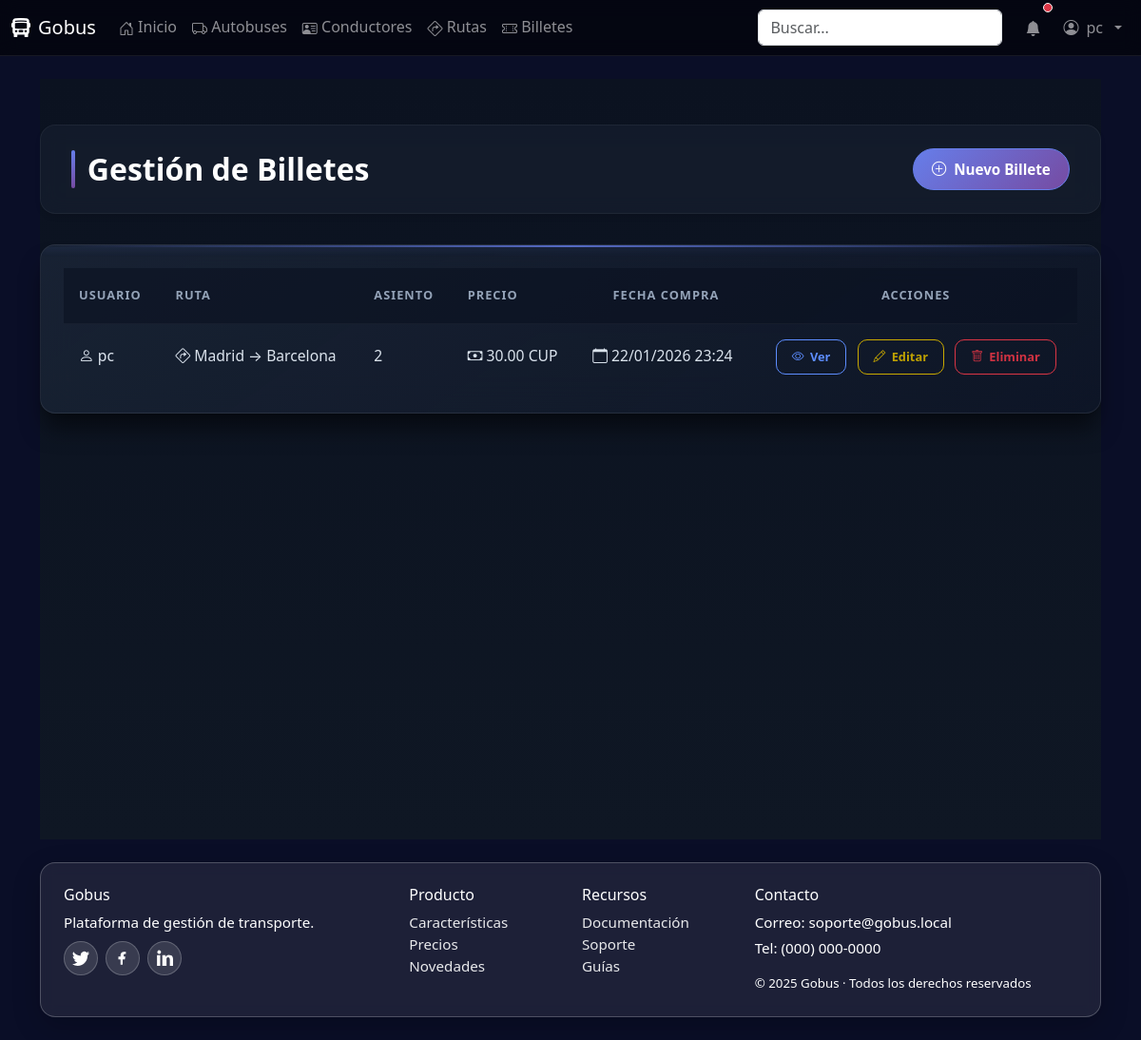
/billetes/ (signed in), run on the app's committed database.
### core/models.py (models this page shows, shortened)
class Billete(models.Model):
    usuario = models.ForeignKey(settings.AUTH_USER_MODEL,
                                on_delete=models.CASCADE,
                                related_name="billetes")
    ruta = models.ForeignKey(Ruta, on_delete=models.PROTECT,
                             related_name="billetes")
    asiento = models.PositiveIntegerField()
    precio = models.DecimalField(max_digits=10, decimal_places=2)
    fecha_compra = models.DateTimeField(auto_now_add=True)
    codigo_qr = models.CharField(max_length=120, blank=True)

class Ruta(models.Model):
    origen = models.CharField(max_length=120)
    destino = models.CharField(max_length=120)
    paradas = models.JSONField(blank=True, default=list, help_text="Lista de paradas intermedias")
    distancia = models.FloatField(help_text="Distancia en km")
    autobus = models.ForeignKey(Autobus, on_delete=models.SET_NULL, null=True, blank=True, related_name="rutas")
    conductor = models.ForeignKey(Conductor, on_delete=models.SET_NULL, null=True, blank=True, related_name="rutas")
    hora_salida = models.DateTimeField()
    frecuencia = models.CharField(max_length=50, help_text="Ej: Diario, Semanal, Cada 30 min")

### core/views.py (the view)
# urls.py: path('billetes/', views.billete_list, name='billete_list'),
@login_required
def billete_list(request):
    billetes = Billete.objects.all().order_by('-fecha_compra')
    paginator = Paginator(billetes, 10)
    page_number = request.GET.get('page')
    page_obj = paginator.get_page(page_number)
    context = {
        'page_obj': page_obj,
        'title': 'Gestión de Billetes',
        'is_paginated': page_obj.has_other_pages()
    }
    return render(request, 'core/billetes/billete_list.html', context)

### core/templates/core/billetes/billete_list.html (shortened to what this page needs)
{% extends 'base.html' %}
{% load static %}
{% block head_extra %}
<link href="{% static 'core/css/home-modern.css' %}" rel="stylesheet">
<link href="{% static 'core/css/crud.css' %}" rel="stylesheet">
{% endblock %}
{% block content %}
<div class="crud-container">
  <div class="page-header">
    <h1 class="page-title">{{ title }}</h1>
    <a href="{% url 'billete_create' %}" class="btn-create">
      <i class="bi bi-plus-circle"></i>
      Nuevo Billete
    </a>
  </div>
  {% if page_obj %}
    <div class="table-container">
      <div class="table-responsive">
        <table class="modern-table">
          <thead>
            <tr>
              <th>Usuario</th>
              <th>Ruta</th>
              <th>Asiento</th>
              <th>Precio</th>
              <th>Fecha Compra</th>
              <th>Acciones</th>
            </tr>
          </thead>
          <tbody>
            {% for billete in page_obj %}
              <tr>
                <td data-label="Usuario">
                  <div class="billete-cell">
                    <i class="bi bi-person"></i>
                    {{ billete.usuario.username }}
                  </div>
                </td>
                <td data-label="Ruta">
                  <div class="ruta-cell">
                    <i class="bi bi-sign-turn-right"></i>
                    {{ billete.ruta.origen }} → {{ billete.ruta.destino }}
                  </div>
                </td>
                <td data-label="Asiento">
                  <div class="asiento-cell">
                    {{ billete.asiento }}
                  </div>
                </td>
                <td data-label="Precio">
                  <div class="precio-cell">
                    <i class="bi bi-cash"></i>
                    {{ billete.precio }} CUP
                  </div>
                </td>
                <td data-label="Fecha Compra">
                  <div class="fecha-cell">
                    <i class="bi bi-calendar"></i>
                    {{ billete.fecha_compra|date:"d/m/Y H:i" }}
                  </div>
                </td>
                <td data-label="Acciones">
                  <div class="action-cell">
                    <a href="{% url 'billete_detail' billete.pk %}" class="btn-action btn-view">
                      <i class="bi bi-eye"></i> Ver
                    </a>
                    <a href="{% url 'billete_edit' billete.pk %}" class="btn-action btn-edit">
                      <i class="bi bi-pencil"></i> Editar
                    </a>
                    <a href="{% url 'billete_delete' billete.pk %}" class="btn-action btn-delete">
                      <i class="bi bi-trash"></i> Eliminar
                    </a>
                  </div>
                </td>
              </tr>
            {% endfor %}
          </tbody>
        </table>
      </div>
    </div>
  {% endif %}
</div>
{% endblock %}

### templates/base.html (shortened to what this page needs)
{% load static %}
<!doctype html>
<html lang="es">
  <head>
    <link href="https://cdn.jsdelivr.net/npm/bootstrap@5.3.3/dist/css/bootstrap.min.css" rel="stylesheet">
    <link href="https://cdn.jsdelivr.net/npm/bootstrap-icons@1.11.3/font/bootstrap-icons.min.css" rel="stylesheet">
      <link href="{% static 'core/css/base.css' %}" rel="stylesheet">
      <link href="{% static 'core/css/crud.css' %}" rel="stylesheet">
    {% block head_extra %}{% endblock %}
  </head>
  <body>
    <nav class="navbar gobus-navbar navbar-expand-lg navbar-dark">
      <div class="container-fluid">
        <a class="navbar-brand d-flex align-items-center gap-2" href="/">
          <i class="bi bi-bus-front-fill"></i>
          <span>Gobus</span>
        </a>
        <div class="collapse navbar-collapse" id="navbarNav">
          <ul class="navbar-nav me-auto mb-2 mb-lg-0">
            <li class="nav-item"><a class="nav-link" href="/"><i class="bi bi-house-door"></i> Inicio</a></li>
            <li class="nav-item"><a class="nav-link" href="/autobuses"><i class="bi bi-truck"></i> Autobuses</a></li>
            <li class="nav-item"><a class="nav-link" href="/conductores"><i class="bi bi-person-vcard"></i> Conductores</a></li>
            <li class="nav-item"><a class="nav-link" href="/rutas"><i class="bi bi-sign-turn-right"></i> Rutas</a></li>
            <li class="nav-item"><a class="nav-link" href="/billetes"><i class="bi bi-ticket-perforated"></i> Billetes</a></li>
          </ul>
          <form class="d-flex me-3" role="search">
            <input class="form-control" type="search" placeholder="Buscar..." aria-label="Buscar">
          </form>
          <ul class="navbar-nav align-items-center">
            <li class="nav-item me-2">
              <a class="nav-link position-relative" href="#" aria-label="Notificaciones">
                <i class="bi bi-bell-fill"></i>
                <span class="position-absolute top-0 start-100 translate-middle p-1 bg-danger border border-light rounded-circle">
                </span>
              </a>
            </li>
            {% if user.is_authenticated %}
            <li class="nav-item dropdown custom-user-dropdown">
              <a class="nav-link dropdown-toggle d-flex align-items-center gap-2" href="#" role="button" data-bs-toggle="dropdown" aria-expanded="false" data-bs-boundary="viewport" data-bs-display="static">
                <i class="bi bi-person-circle"></i> {{ user.username|default:"Usuario" }}
              </a>
            </li>
            {% else %}
            <li class="nav-item"><a class="nav-link" href="{% url 'login' %}"><i class="bi bi-box-arrow-in-right"></i> Entrar</a></li>
            {% endif %}
          </ul>
        </div>
      </div>
    </nav>
    <main class="container py-4 fade-in">
      {% block content %}{% endblock %}
    </main>
    <footer class="container pb-4 site-footer">
      <div class="glass p-4">
        <div class="row g-4">
          <div class="col-md-4">
            <h6>Gobus</h6>
            <p class="mb-2">Plataforma de gestión de transporte.</p>
            <div class="d-flex gap-2 social">
              <a href="#" aria-label="Twitter" title="Twitter">
              </a>
              <a href="#" aria-label="Facebook" title="Facebook">
                <svg xmlns="http://www.w3.org/2000/svg" width="18" height="18" fill="currentColor" viewBox="0 0 16 16"><path d="M9 6.5V5c0-.5.4-1 1-1h1V2H9C7.3 2 6 3.3 6 5v1.5H4V9h2v5h2V9h2l.5-2.5H8z"/></svg>
              </a>
              <a href="#" aria-label="LinkedIn" title="LinkedIn">
                <svg xmlns="http://www.w3.org/2000/svg" width="18" height="18" fill="currentColor" viewBox="0 0 16 16"><path d="M1.5 1.5A1.5 1.5 0 1 1 4.5 3 1.5 1.5 0 0 1 1.5 1.5zM1 5h3v10H1zM6 5h3v1.7h.1A3.3 3.3 0 0 1 12.9 5C15 5 16 6.3 16 8.9V15h-3V9.5c0-1.4-.5-2.3-1.6-2.3-.9 0-1.3.6-1.5 1.1V15H6z"/></svg>
              </a>
            </div>
          </div>
          <div class="col-6 col-md-2">
            <h6>Producto</h6>
            <ul class="list-unstyled mb-0">
              <li><a class="footer-link" href="#">Características</a></li>
              <li><a class="footer-link" href="#">Precios</a></li>
              <li><a class="footer-link" href="#">Novedades</a></li>
            </ul>
          </div>
          <div class="col-6 col-md-2">
            <h6>Recursos</h6>
            <ul class="list-unstyled mb-0">
              <li><a class="footer-link" href="#">Documentación</a></li>
              <li><a class="footer-link" href="#">Soporte</a></li>
              <li><a class="footer-link" href="#">Guías</a></li>
            </ul>
          </div>
          <div class="col-md-4">
            <h6>Contacto</h6>
            <p class="mb-1">Correo: soporte@gobus.local</p>
            <p class="mb-3">Tel: (000) 000-0000</p>
            <small class="d-block">© {{ now|default:2025 }} Gobus · Todos los derechos reservados</small>
          </div>
        </div>
      </div>
    </footer>
  </body>
</html>

### core/static/core/css/base.css (style rules this page uses)
body { min-height: 100vh; background: linear-gradient(135deg, #0d6efd 0%, #6610f2 50%, #6f42c1 100%); background-attachment: fixed; }
.glass { background: rgba(255, 255, 255, 0.08); border: 1px solid rgba(255, 255, 255, 0.22); border-radius: 16px; backdrop-filter: blur(8px); -webkit-backdrop-filter: blur(8px); box-shadow: 0 10px 30px rgba(0, 0, 0, 0.2); color: #fff; }
.navbar.gobus-navbar { background: rgba(0, 0, 0, 0.55) !important; backdrop-filter: blur(10px); -webkit-backdrop-filter: blur(10px); border-bottom: 1px solid rgba(255, 255, 255, 0.08); position: sticky; top: 0; z-index: 3000; overflow: visible; isolation: isolate; }
.navbar .bi { vertical-align: -0.125em; }
main.container { padding-top: 2rem; padding-bottom: 2rem; }
.site-footer { color: rgba(255, 255, 255, 0.9); font-size: 0.95rem; }
.footer-link { color: rgba(255, 255, 255, 0.9); text-decoration: none; }
.social a { display: inline-flex; align-items: center; justify-content: center; width: 36px; height: 36px; border-radius: 50%; background: rgba(255, 255, 255, 0.12); border: 1px solid rgba(255, 255, 255, 0.22); color: #fff; text-decoration: none; }
.custom-user-dropdown { position: static !important; }
.navbar, .navbar .container-fluid, .navbar-collapse { overflow: visible !important; }
.glass { position: relative; z-index: 0; }

### core/static/core/css/home-modern.css (style rules this page uses)
body { background: #0a0e27 !important; background-image: radial-gradient( circle at 20% 50%, rgba(120, 119, 198, 0.3) 0%, transparent 50% ), radial-gradient( circle at 80% 80%, rgba(255, 119, 198, 0.3) 0%, transparent 50% ), radial-gradient( circle at 40% 20%, rgba(255, 219, 98, 0.2) 0%, transparent 50% ); background-attachment: fixed; }

### data on the page
Billete: usuario.username "pc", ruta.origen "Madrid", ruta.destino "Barcelona", asiento "2", precio "30.00", fecha_compra "22/01/2026 23:24"

### other printed values
{{ user.username|default:"Usuario" }} "pc"
{{ title }} "Gestión de Billetes"
{{ now|default:2025 }} "2025"
